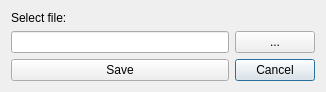
<?xml version="1.0" encoding="UTF-8"?>
<ui version="4.0">
 <class>Selectfile</class>
 <widget class="QDialog" name="Selectfile">
  <property name="geometry">
   <rect>
    <x>0</x>
    <y>0</y>
    <width>326</width>
    <height>92</height>
   </rect>
  </property>
  <property name="windowTitle">
   <string>Dialog</string>
  </property>
  <layout class="QGridLayout" name="gridLayout">
   <item row="2" column="1">
    <widget class="QPushButton" name="pbCancel">
     <property name="text">
      <string>Cancel</string>
     </property>
    </widget>
   </item>
   <item row="2" column="0">
    <widget class="QPushButton" name="pbSave">
     <property name="text">
      <string>Save</string>
     </property>
    </widget>
   </item>
   <item row="1" column="1">
    <widget class="QPushButton" name="pbChoose">
     <property name="text">
      <string>...</string>
     </property>
    </widget>
   </item>
   <item row="1" column="0">
    <widget class="QLineEdit" name="lEFile"/>
   </item>
   <item row="0" column="0">
    <widget class="QLabel" name="lSelectFile">
     <property name="text">
      <string>Select file:</string>
     </property>
    </widget>
   </item>
  </layout>
 </widget>
 <resources/>
 <connections/>
</ui>
